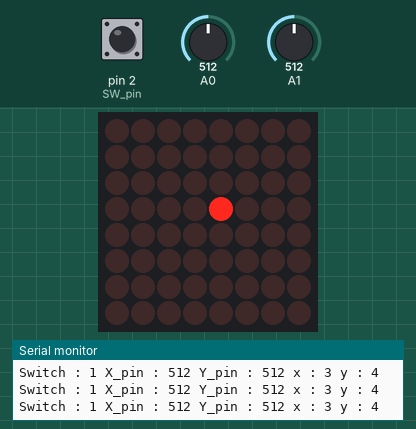
A sketch run on a simulated Arduino Uno, built with avr-gcc and run on an emulated ATmega328P. On the bench: 8×8 LED matrix, the last lines printed to the serial monitor. The test bench sets the inputs (shaded band); at power-on: A0 = 512, A1 = 512, pin 2 (SW_pin) HIGH.

Above: at 1.2 s.
1.3 s: A0 set to 988
At 2.3 s:
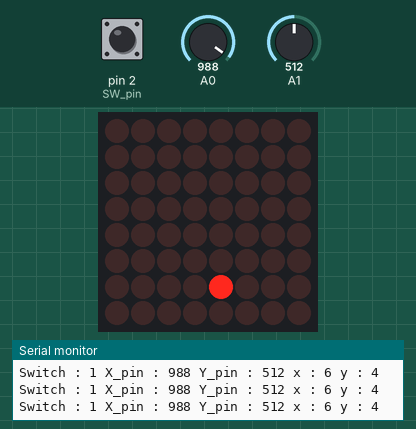
2.8 s: A0 set to 1014
5.8 s: A1 set to 716
At 6.8 s:
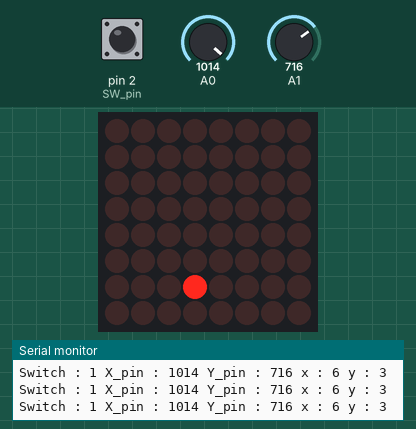
7.4 s: pin 2 (SW_pin) pulled LOW for 0.15 s
9.1 s: A1 set to 900
At 10.2 s:
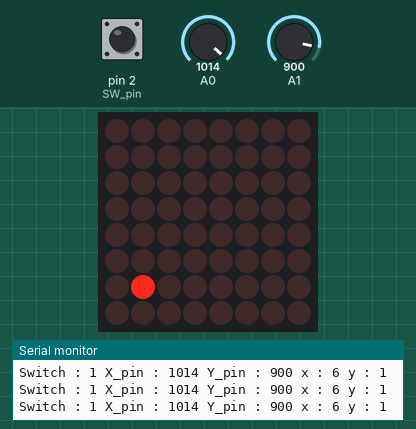
10.6 s: A0 set to 1023
At 11.0 s:
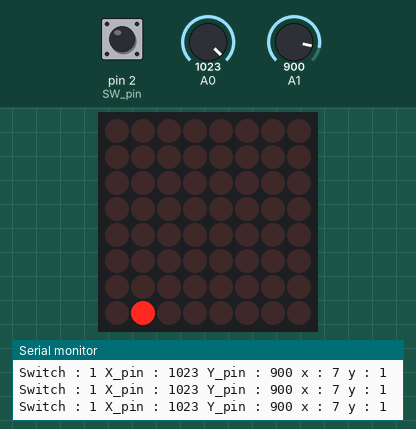
Timing chart, 0 to 13.1 s (numbered marks = the images above; inputs shaded):
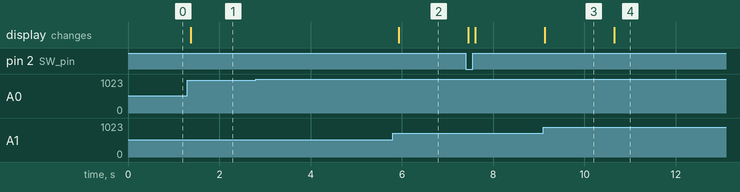

The sketch:

MatriceAndJoystick.ino
```cpp
// JOYSTICK
int X_pin;
int Y_pin;
const int SW_pin = 2;
// MATRICE
#include "LedControl.h"
LedControl lc=LedControl(12,10,11,1);

void setup() {
  Serial.begin(9600);
  pinMode(SW_pin, INPUT);
  digitalWrite(SW_pin, HIGH);
  lc.shutdown(0,false);
  lc.setIntensity(0,8);
  lc.clearDisplay(0);
}

void loop() {
  // JOYSTICK
  X_pin = analogRead(A0);
  Y_pin = analogRead(A1);
  int switchB = digitalRead(SW_pin);
  // MATRICE
  char x_translate = map(X_pin, 0,1023, 0, 7);
  char y_translate = map(Y_pin, 0,1023, 7, 0);

  Serial.print("Switch : ");
  Serial.print(switchB, DEC);
  Serial.print(" X_pin : ");
  Serial.print(X_pin, DEC);
  Serial.print(" Y_pin : ");
  Serial.print(Y_pin, DEC);
  Serial.print(" x : ");
  Serial.print(x_translate, DEC);
  Serial.print(" y : ");
  Serial.println(y_translate, DEC);

  lc.clearDisplay(0);
  lc.setLed(0,x_translate,y_translate,true);

  if (switchB==1)
  {
    lc.setLed(0,x_translate,y_translate,true);
  }
  else
  {
    lc.setLed(0,x_translate,y_translate,false);
  }

  delay(150);
}
```

Measured:
- after the input at 1.3 s, the display: changes after 0.07 s (image 1)
- after the input at 5.8 s, the display: changes after 0.13 s (image 2)
- after the input at 9.1 s, the display: changes at once (image 3)
- after the input at 10.6 s, the display: changes after 0.05 s (image 4)
